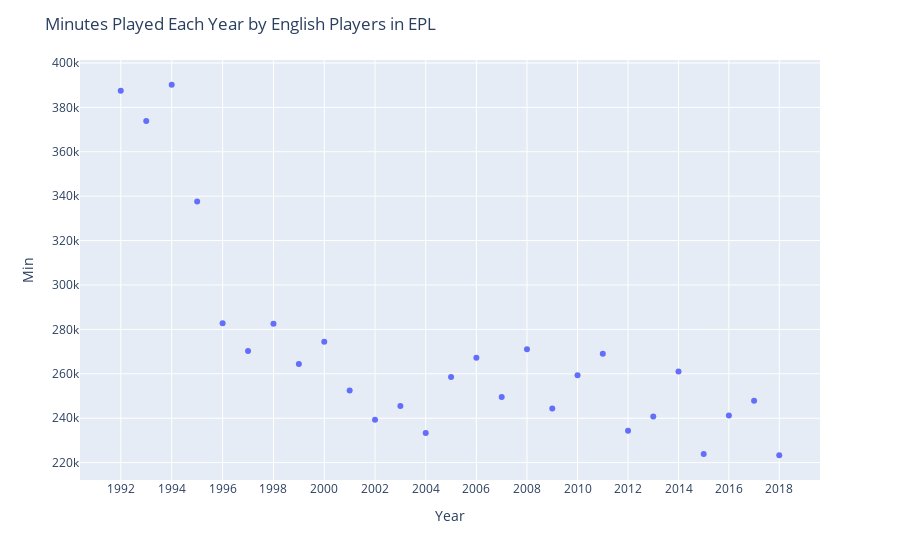

Notebook code cell kept with this figure:
### Code cell
fig = ps.scatter(english, x="Year", y="Min",
           hover_name="Season", log_x=True)
fig.update_layout(
    title="Minutes Played Each Year by English Players in EPL")
fig.show()

### Figure 1 — Plotly figure (JSON) as saved in the notebook; plotly's stock layout.template omitted (floating-point values rounded to 4 significant figures)
{"data": [{"hoverlabel": {"namelength": 0}, "hovertemplate": "<b>%{hovertext}</b><br><br>Year=%{x}<br>Min=%{y}", "hovertext": ["2018-2019", "2017-2018", "2016-2017", "2015-2016", "2014-2015", "2013-2014", "2012-2013", "2011-2012", "2010-2011", "2009-2010", "2008-2009", "2007-2008", "2006-2007", "2005-2006", "2004-2005", "2003-2004", "2002-2003", "2001-2002", "2000-2001", "1999-2000", "1998-1999", "1997-1998", "1996-1997", "1995-1996", "1994-1995", "1993-1994", "1992-1993"], "legendgroup": "", "marker": {"color": "#636efa", "symbol": "circle"}, "mode": "markers", "name": "", "showlegend": false, "type": "scatter", "x": [2018, 2017, 2016, 2015, 2014, 2013, 2012, 2011, 2010, 2009, 2008, 2007, 2006, 2005, 2004, 2003, 2002, 2001, 2000, 1999, 1998, 1997, 1996, 1995, 1994, 1993, 1992], "xaxis": "x", "y": [223314, 247898, 241227, 223826, 261026, 240792, 234366, 269031, 259327, 244423, 271026, 249577, 267183, 258517, 233333, 245477, 239285, 252500, 274381, 264385, 282555, 270282, 282784, 337577, 390191, 373875, 387505], "yaxis": "y"}], "layout": {"legend": {"tracegroupgap": 0}, "margin": {"t": 60}, "title": {"text": "Minutes Played Each Year by English Players in EPL"}, "xaxis": {"anchor": "y", "domain": [0, 1], "title": {"text": "Year"}, "type": "log"}, "yaxis": {"anchor": "x", "domain": [0, 1], "title": {"text": "Min"}}}}
